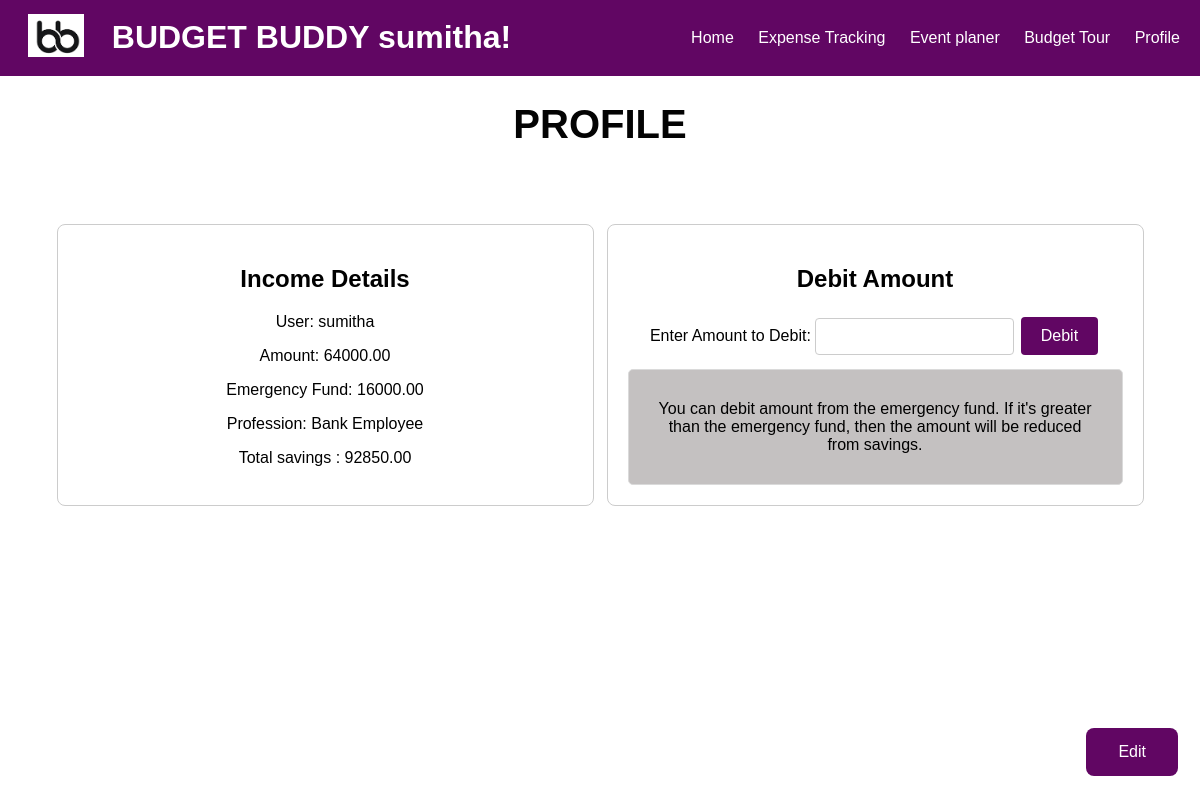
The app's page /profile/ (signed in), older data.
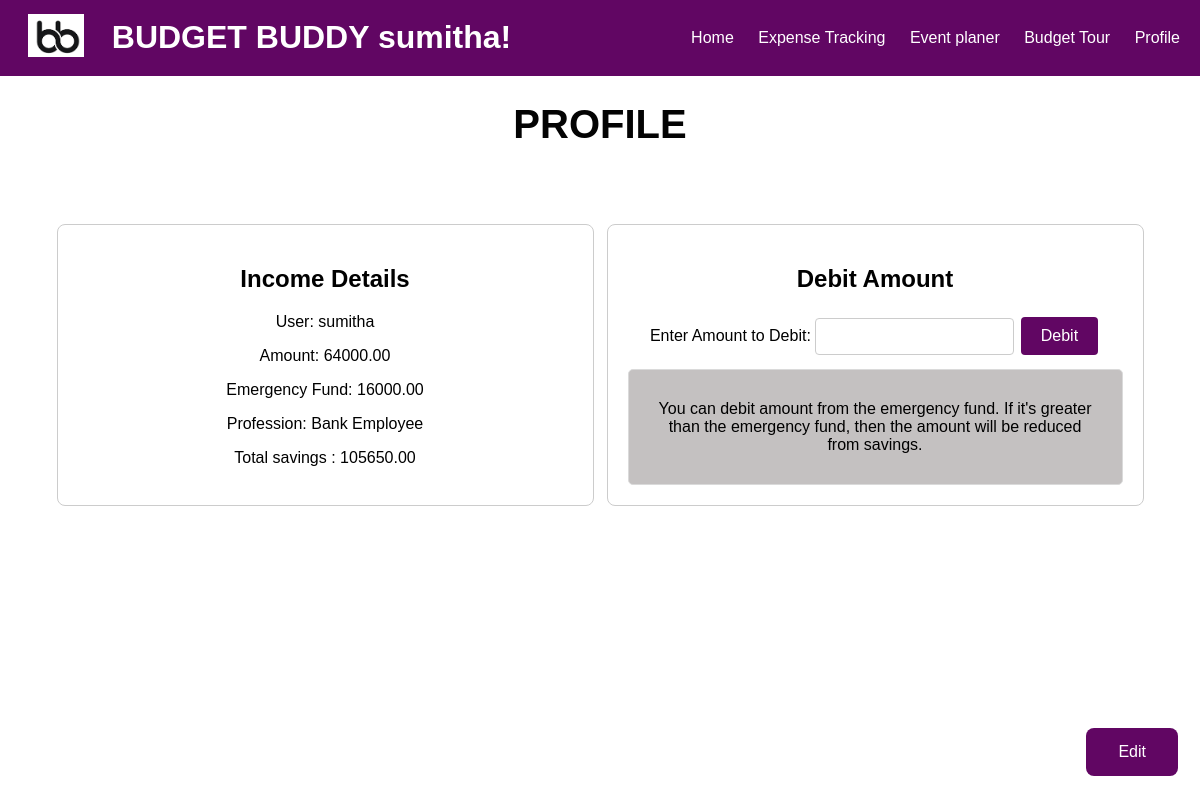
The same page, newer data.
### expenses/models.py (models this page shows, shortened)
class Income(models.Model):
    user = models.ForeignKey(User, on_delete=models.CASCADE)
    amount = models.DecimalField(max_digits=10, decimal_places=2)
    emergency = models.DecimalField(max_digits=10, decimal_places=2, default=0)
    profession = models.CharField(max_length=100, blank=True, null=True)
    savings = models.DecimalField(max_digits=10, decimal_places=2, default=0)
    class Meta:
        managed = True

### expenses/views.py (the view, shortened to what this page needs)
# urls.py: path('profile/', views.profile, name='profile'),
@login_required
def profile(request):
    user_incomes = Income.objects.filter(user=request.user)
    return render(request, 'profile.html', {'user_incomes': user_incomes,})

### expenses/templates/profile.html (shortened to what this page needs)
<!DOCTYPE html>
<html lang="en">
<head>
</head>
<body>
    {% include 'header.html' %}
  <h1 style="color: rgb(3, 3, 3); font-size: 40px; text-align: center;">PROFILE</h1>
  <div class="container">
    <div class="Isection">
      <h2>Income Details</h2>
      {% for income in user_incomes %}
        <p>User: {{ income.user }}</p>
        <p>Amount: {{ income.amount }}</p>
        <p>Emergency Fund: {{ income.emergency }}</p>
        <p>Profession: {{ income.profession }}</p>
        <p>Total savings : {{ income.savings}}</p>
      {% endfor %}
    </div>
    <div class="Dsection">
        <h2>Debit Amount</h2>
        <form action="{% url 'profile' %}" method="post">
            <label for="debit_amount">Enter Amount to Debit:</label>
            <input type="number" id="debit_amount" name="debit_amount" required>
            <button type="submit">Debit</button>
        </form>
        <div id="debit-message" style="background-color: #c4c1c1; padding: 10px; border: 1px solid #dadada; border-radius: 5px; margin-top: 10px; padding: 30px;">
            You can debit amount from the emergency fund. If it's greater than the emergency fund, then the amount will be reduced from savings.
        </div>
    </div>
  </div>
  <div class="next-button-container">
    <a href="{% url 'income' %}">
        <button>Edit</button>
    </a>
</div>
</body>
</html>

Row changes from the older to the newer data that the page shows:
changed Income "Bank Employee": savings "92850.00" → "105650.00"
